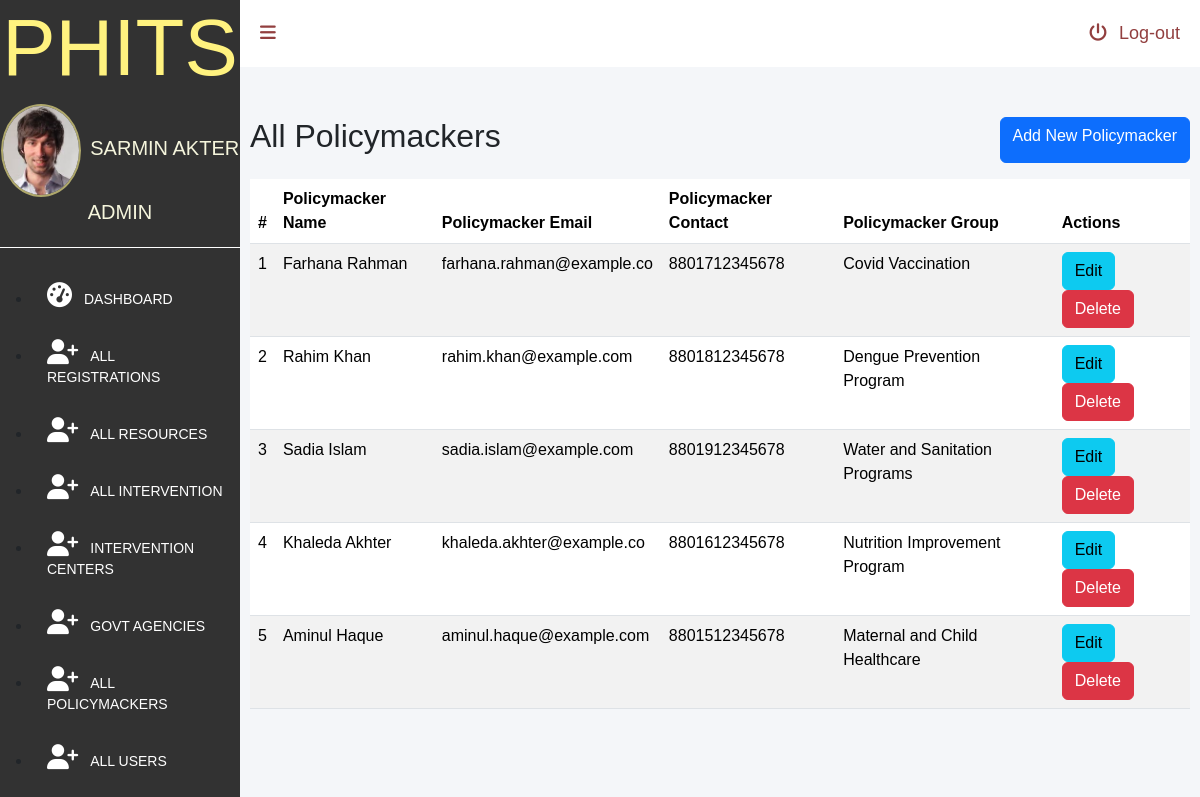
The app's page /admin/policymacker.php (signed in) with its own data.
### tables this page shows
CREATE TABLE `users`  (
  `userId` int(11) NOT NULL AUTO_INCREMENT,
  `name` varchar(255) NULL DEFAULT NULL,
  `username` varchar(255) NULL DEFAULT NULL,
  `role` varchar(255) NULL DEFAULT NULL,
  `password` varchar(255) NULL DEFAULT NULL,
  `email` varchar(255) NULL DEFAULT NULL,
  PRIMARY KEY (`userId`) USING BTREE
);

CREATE TABLE `policymakers_t`  (
  `policymakerID` char(5) NOT NULL,
  `policymakerName` varchar(255) NULL DEFAULT NULL,
  `policymakerEmail` varchar(25) NULL DEFAULT NULL,
  `policymakerContact` varchar(13) NULL DEFAULT NULL,
  `policymakerGroup` varchar(255) NULL DEFAULT NULL,
  `policymakerPassword` varchar(255) NULL DEFAULT NULL,
  `role` varchar(255) NULL DEFAULT NULL,
  PRIMARY KEY (`policymakerID`) USING BTREE
);

### admin/policymacker.php (the view, shortened to what this page needs)
<?php
  require_once '../lib/database.php';
 ?>
<!DOCTYPE html>
<html lang="en">
<head>
    <link href="https://cdn.jsdelivr.net/npm/bootstrap@5.3.3/dist/css/bootstrap.min.css" rel="stylesheet">
    <link rel="stylesheet" href="dashboard.css">
</head>
<body>
<div id="dashboardMainContainer">
    <?php include('partials/sidebar.php')?>
    <div class="dashboard_content_container" id="dashboard_content_container">
        <?php include('partials/topnav.php')?>
        <div class="dashboard_content">
          <div class="d-flex justify-content-between pb-3">
              <h2>All Policymackers</h2>
              <a class=" btn btn-primary" href="add-policymacker.php">Add New Policymacker</a>
            </div>
            <table class="table table-striped">
              <thead>
                  <tr>
                      <th>#</th>
                      <th>Policymacker Name</th>
                      <th>Policymacker Email</th>
                      <th>Policymacker Contact</th>
                      <th>Policymacker Group</th>
                      <th>Actions</th>
                  </tr>
              </thead>
              <tbody>
                <?php
                  $sql = "SELECT * FROM `policymakers_t`";
                  $result = $conn->query($sql);
                  if ($result->num_rows > 0) {
                    $i = 0;
                    while($row = $result->fetch_assoc()) {
                    $i++;
                    ?>
                    <tr>
                      <td><?php echo $i; ?></td>
                      <td><?=$row["policymakerName"]; ?></td>
                      <td><?=$row["policymakerEmail"]; ?></td>
                      <td><?=$row["policymakerContact"]; ?></td>
                      <td><?=$row["policymakerGroup"]; ?></td>
                      <td>
                        <a class="btn btn-info" href='../admin/edit-policymaker.php?editId=<?=$row["policymakerID"]; ?>'>Edit</a>
                        <button class='delete-btn btn btn-danger' data-id="<?=$row['policymakerID'] ?>">Delete</button>
                      </td>
                    </tr>
                    <?php
                    }
                  } else {
                      echo "0 results";
                  }
                 ?>
              </tbody>
            </table>
        </div>
       </div>
    </div>
</body>
</html>

### admin/partials/sidebar.php (shortened to what this page needs)
<?php
require_once '../lib/database.php';
if(isset($_SESSION['userId'])) {
    $userId = $_SESSION['userId'];
    $ustmt = $conn->prepare("SELECT * FROM `users` WHERE userId = ?");
    $ustmt->bind_param("s", $userId);
    $ustmt->execute();
    $allUsersResult = $ustmt->get_result();
    $allUsers = $allUsersResult->fetch_all(MYSQLI_ASSOC)[0];
} else {
    header("Location: index.php");
    exit();
}
?>
<div class="dashboard_sidebar" id="dashboard_sidebar">
            <h3 class="dashboard_logo" id="dashboard_logo">PHITS</h3>
             <div class="dashboard_sidebar_user" >
              <img src="userimage.jpg" alt="User image."  id="userimage">
              <?php
                    $userName = "";
                    $role = "";
                    if (isset($allUsers["name"])) {
                        $userName = $allUsers["name"];
                        $role = $allUsers["role"];
                    }elseif (isset($allPolicymakers["policymakerName"])) {
                       $userName =$allPolicymakers["policymakerName"];
                       $role =$allPolicymakers["role"];
                    }elseif (isset($allIntervention["centreName"])) {
                       $userName =$allIntervention["centreName"];
                       $role =$allIntervention["role"];
                    }elseif (isset($allAgencies["agencyName"])) {
                        $userName =$allAgencies["agencyName"];
                        $role = "Govt Agency";
                     }
                ?>
              <span>
                <?=$userName;?>
               </span>
               <span>
                   <?=$role;?>
               </span>
            </div>
            <div class="dashboard_sidebar_menus">
                <ul class="dashboard_menus_lists" >
                    <li >
                        <a href="./dashboard.php" ><i class="fa fa-dashboard"></i><span class="menuText">Dashboard</span></a>
                    </li>
                    <?php
                    if ((isset($allUsers['role']) && $allUsers['role'] == 'admin')) {
                    ?>
                    <li >
                        <a href="reg-users.php" ><i class="fa fa-user-plus"></i><span class="menuText">All Registrations</span></a>
                    </li>
                    <?php
                    }
                        if ((isset($allUsers['role']) && $allUsers['role'] == 'admin') || (isset($allIntervention['role']) && $allIntervention['role'] == 'intervention') || (isset($allPolicymakers['role']) && $allPolicymakers['role'] == 'policymaker') || (isset($allAgencies['role']) && $allAgencies['role'] == 'ageny')) {
                     ?>
                    <li>
                        <a href="all-resources.php" ><i class="fa fa-user-plus"></i><span class="menuText">All Resources</span></a>
                    </li>
                    <li>
                        <a href="all-intervention.php" ><i class="fa fa-user-plus"></i><span class="menuText">All Intervention</span></a>
                    </li>
                    <li>
                       <a href="intervention-centers.php" ><i class="fa fa-user-plus"></i><span class="menuText">Intervention Centers</span></a>
                    </li>
                    <li>
                       <a href="gov-agencies.php" ><i class="fa fa-user-plus"></i><span class="menuText">Govt Agencies</span></a>
                    </li>
                    <?php
                    }
                        if ((isset($allUsers['role']) && $allUsers['role'] == 'admin') || (isset($allPolicymakers['role']) && $allPolicymakers['role'] == 'policymaker')) {
                     ?>
                    <li>
                        <a href="policymacker.php" ><i class="fa fa-user-plus"></i><span class="menuText">All Policymackers</span></a>
                    </li>
                    <?php
                    }
                        if ((isset($allUsers['role']) && $allUsers['role'] == 'admin')) {
                     ?>
                     <li>
                         <a href="all-users.php" ><i class="fa fa-user-plus"></i><span class="menuText">All Users</span></a>
                    </li>
                    <?php } ?>
                </ul>
            </div>
        </div>

### admin/dashboard.css (style rules this page uses)
* { font-family: 'Poppins', sans-serif; margin:0; padding:0; box-sizing: border-box; outline: none; text-decoration: none; }
#dashboardMainContainer { display: flex; flex-direction: row; }
div.dashboard_sidebar { width:20%; background: #323232; height:150vh ; }
div.dashboard_content_container { width:80%; background: #f4f6f9; }
h3.dashboard_logo { color: #fff27f; font-size: 80px; text-align: center; }
div.dashboard_sidebar_user { text-align:center; position: relative; padding-bottom:20px ; border-bottom: 1px solid #fff }
div.dashboard_sidebar_user img { width:80px; display: inline-block; border-radius: 50%; border:2px solid #aea76b; margin-right: 5px; vertical-align: middle; }
div.dashboard_sidebar_user span { top: 20%; font-size: 20px; text-transform:uppercase; color:beige; display: inline-block; }
ul.dashboard_menus_lists { margin-top: 20px; }
ul.dashboard_menus_lists li { padding: 15px 15px; text-transform: uppercase; }
ul.dashboard_menus_lists li a { text-decoration: none; color: #fff; font-size: 14px; display: block; }
ul.dashboard_menus_lists li a i { font-size: 25px; }
.fa { padding-right: 12px; }
div.dashboard_content { padding: 50px 10px 10px 10px; }

### records on screen
users: name "SARMIN AKTER", role "ADMIN"
policymakers_t: policymakerName "Farhana Rahman", policymakerEmail "farhana.rahman@example.co", policymakerContact "8801712345678", policymakerGroup "Covid Vaccination"
policymakers_t: policymakerName "Rahim Khan", policymakerEmail "rahim.khan@example.com", policymakerContact "8801812345678", policymakerGroup "Dengue Prevention Program"
policymakers_t: policymakerName "Sadia Islam", policymakerEmail "sadia.islam@example.com", policymakerContact "8801912345678", policymakerGroup "Water and Sanitation Programs"
policymakers_t: policymakerName "Khaleda Akhter", policymakerEmail "khaleda.akhter@example.co", policymakerContact "8801612345678", policymakerGroup "Nutrition Improvement Program"
policymakers_t: policymakerName "Aminul Haque", policymakerEmail "aminul.haque@example.com", policymakerContact "8801512345678", policymakerGroup "Maternal and Child Healthcare"
